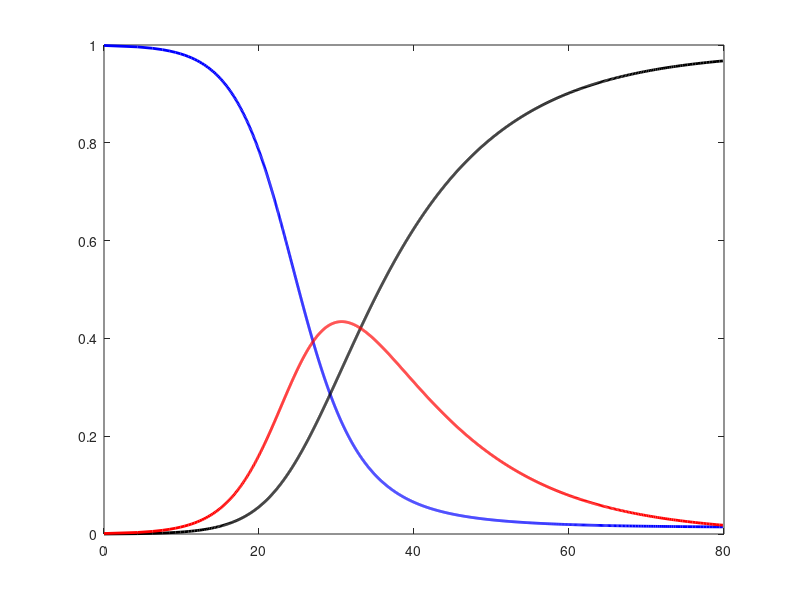

Here is the MATLAB script that generated this plot:
%% Programa para graficar Modelo SIR exacto
% Author: Diego Herrera
% Date: 14 - 09 - 20

%% Limpiar workspace
clear all; close all; clc;

%% Definicion de Funciones Importantes
% Parametros del modelo
R0 = 0.0; S0 = 0.999; I0 = 0.001;
gamma = 0.08; beta = 0.35; rho = gamma/beta;
% Variables de solucion analitica
u = logspace(log(0.155),log(1.0),1500);  % variable u de la solucion analitica
S = @(x) S0 * x;                        % Definicion de Susceptibles
R = @(x) R0 - rho * log(x);             % Definicion de Recuperados
I = @(x) 1 - S(x) - R(x);               % Definicion de integral Infectados
tinteg = @(x) 1.0 ./ beta .* 1.0 ./(x .* I(x));
t = @(x) integral(tinteg,x,1);  % Definicion de infectados

%% Calculo variables modelo
Sdata = S(u);
Rdata = R(u);
Idata = I(u);
tdata = zeros(1,length(u));
for idx = 1:length(u)
    tdata(idx) = t(u(idx));
end

%% Realiza graficas
figure(1);
inrange = (tdata >= 0) & (tdata <= 80);
plot(tdata(inrange),Sdata(inrange),'LineWidth',2.0,'Color','b'); hold on;
plot(tdata(inrange),Rdata(inrange),'LineWidth',2.0,'Color','k'); hold on;
plot(tdata(inrange),Idata(inrange),'LineWidth',2.0,'Color','r'); hold on;
